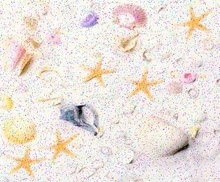
%> input picture Assignment/AssignmentInput.jpg, 220 x 182 px, shrunk from 438 x 362 before the run
$ octave RuneMeO.m   (GNU Octave 9; MATLAB toolbox functions it lacks are replaced by stand-ins)
%> lines starting %> are read from the running program, lines starting %| are printed output that depends on the picture; in (x1, y1, x2, y2) boxes, pixels count from 0 and x2, y2 are one past the last pixel; in counts of white or black regions, pixels touching at a corner belong together; the program's own positions count from 1
% MATLAB script for Assessment Item-1
close all;

%----------------------------------------------------------------------
% Step-1: Load input image
I = imread('AssignmentInput.jpg');
%> I is the input picture: size 182x220x3 uint8; mean R, G, B 235, 226.7, 219.6
figure;
imshow(I);
title('Step-1: Load input image');
%----------------------------------------------------------------------


%----------------------------------------------------------------------
% Step-2: Conversion of input image to greyscale
% for you to fill in ??????????
IG = rgb2gray(I);  % Can I use this? IG == Image Gray
figure;
imshow(IG);
title('Step-2: Conversion of input image to greyscale');
%----------------------------------------------------------------------


%----------------------------------------------------------------------
% Step-3:
%Noise removal - Median Filter - To remove Salt and Pepper Noise

x = size(IG,1); % Size of X Coordinates
%> x = 182
y = size(IG,2); % Size of Y Coordinates
%> y = 220

padI = zeros(x+2,y+2,'uint8'); % Creates a matrix with 2 pixels larger either side, for 0 padding.
IF = zeros(x,y,'uint8'); % Final filterd image


x1 = 2; % Non padded matrix Counter
y1 = 2; %

for x = 1:size(IG,1)
    y1 = 2;
    for y = 1:size(IG,2)
        padI(x1,y1) = IG(x,y);
        y1 = y1 + 1;
    end
    x1 = x1 + 1;
end
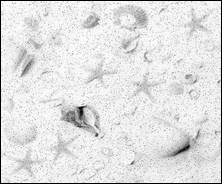
%> padI: size 184x222 uint8; min 0, max 255, mean 223.9
%> after the loop, x1 = 184

mid = (9 + 1)/2;

for i = 1:size(padI,1)-2
    for j = 1:size(padI,2)-2
        win = zeros(9,1); % Linear Array
        c = 1; % Counter fo the linear array
        for e = 1:3 % Incremnts the neighbourhood
            for r = 1:3
                win(c) = padI(e+i-1,r+j-1); % Start from the top left of the neighbourhood and work down.
                c = c + 1;
            end
        end
        med = sort(win);
        IF(i,j) = med(mid);
    end
end
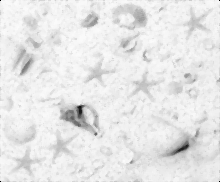
%> IF: size 182x220 uint8; min 0, max 251, mean 230.5
%> after the loop, win = [226; 208; 0; 231; 240; 0; 0; 0; 0]

figure
imshow(IF); % Result
title('Median Filter');

%---------------------------------------------------------------------

%----------------------------------------------------------------------
% Step 4

ID = 255*im2double(IF);

mi = min(min(ID)); % Finds the minimum pizel intensity. Old Min
%> mi = 0
ma = max(max(ID)); % Old Max
%> ma = 251

ICS = histeq(IF); % Histogram equalisation
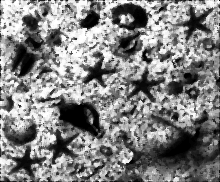
%> ICS: size 182x220 uint8; min 0, max 255, mean 129.5

% Contrast Stretching
Low_High = stretchlim(IF);
%> Low_High = [0.573; 0.973]
J = imadjust(IF,stretchlim(IF),[]);
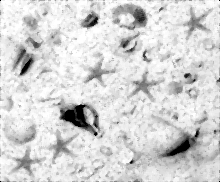
%> J: size 182x220 uint8; min 0, max 255, mean 212.3

%ICS = J;

%J = imadjust(ICS,[],[],0.5);

ICS = J;

figure
imshow(ICS);
title('Image Enhancement');

%----------------------------------------------------------------------


%----------------------------------------------------------------------
% Task 5

%ICS = mat2gray(ICS); % Convert all to 1s and 0s

level = graythresh(ICS);
%> level = 0.671

% [11 lines of commented-out code are left out]

ICS = mat2gray(ICS); % Convert all to 1s and 0s
%> ICS: size 182x220 double

ICS = im2bw(ICS,0.8);
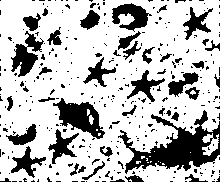
%> ICS: size 182x220 logical; 73.8% white; 334 black regions (290 under 20 px), largest, box (x1, y1, x2, y2) and area: (118, 110, 220, 174) 2473, (53, 98, 105, 139) 1019, (11, 31, 44, 77) 681
ICS = ~ICS;

figure
imshow(ICS)
title('Binary Image');
%----------------------------------------------------------------------

%----------------------------------------------------------------------
% Task 6

%{
se = strel('square',4);
sk = strel('disk',4);
%}


se = strel('disk',2);
sk = strel('square',4);

ICS = imerode(ICS,se);
%> ICS: size 182x220 logical; 10.1% white; 53 white regions (33 under 20 px), largest, box (x1, y1, x2, y2) and area: (151, 128, 220, 169) 1182, (59, 101, 98, 135) 607, (114, 5, 146, 28) 333
ICS = imdilate(ICS,sk);
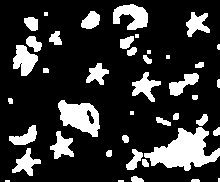
%> ICS: size 182x220 logical; 19.7% white; 42 white regions (9 under 20 px), largest, box (x1, y1, x2, y2) and area: (144, 127, 220, 171) 1719, (58, 100, 100, 137) 953, (113, 4, 148, 30) 578


% 4 disk vs 8 disk


figure
imshow(ICS);
%----------------------------------------------------------------------

%----------------------------------------------------------------------
%Task 7

%Sobel
%ICS = edge(ICS,'Sobel');


%se = strel('square',6);
%sk = strel('disk',6);


%ICS = imerode(ICS,se);
%ICS = imdilate(ICS,sk);


ICS = imfill(ICS,'holes');
%> ICS: size 182x220 logical; 19.8% white; 42 white regions (9 under 20 px), largest, box (x1, y1, x2, y2) and area: (144, 127, 220, 171) 1719, (58, 100, 100, 137) 1003, (113, 4, 148, 30) 578


figure
imshow(ICS);


area_p = regionprops(ICS,'Area','Perimeter','Centroid','MajorAxisLength','MinorAxisLength');
%> area_p = 42 regions; largest, Area, Centroid, MajorAxisLength, MinorAxisLength and Perimeter: 1719 [184.6 151.7] 68.15 38.54 252.7, 1003 [80.9 117.5] 48.06 28.38 135.4, 578 [132.4 16.7] 39.62 25.49 130.2, 486 [24.9 60.8] 29.79 22.99 100.6, 385 [145.9 87.4] 27.09 25.56 115.2


outCol = zeros(4,1);
colC = 1;

currMetric = 0;

L = bwlabel(ICS);
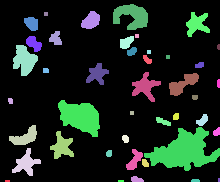
%> L: size 182x220 double; 43 distinct labels, from 0 to 42; one colour per label, 0 black

figure
imshow(L);

max(max(L))
%> ans = 42
size(area_p,1);


for x = 1:size(area_p,1)
    currMetric = 4*pi*area_p(x).Area/area_p(x).Perimeter.^2;
    if (currMetric >= 0.2) && (currMetric <= 0.28)
        centers = area_p(x).Centroid;
        diameters = mean([area_p(x).MajorAxisLength area_p(x).MinorAxisLength],2);
        radii = diameters/2;
        viscircles(centers,radii);
          outCol(colC) = x;
        colC = colC + 1;
    end
end
%> this loop made 42 passes
%> currMetric on passes 1 to 12: 1.41, 1.34, 0.588, 0.4, 0.603, 1.01, 0.84, 1.32, 1.55, 0.736, 0.448, 0.687
%> after the loop, colC = 1; outCol = [0; 0; 0; 0]

figure
imshow(ICS);


x = size(ICS,1); % Size of the gray image X
y = size(ICS,2); % Size of the gray image Y
out = zeros(x,y);


for x = 1:size(outCol,1)
    temp = (L == outCol(x));
    out = out + temp;
end
%> this loop made 4 passes


figure
imshow(out);


% https://uk.mathworks.com/help/images/ref/bwboundaries.html
